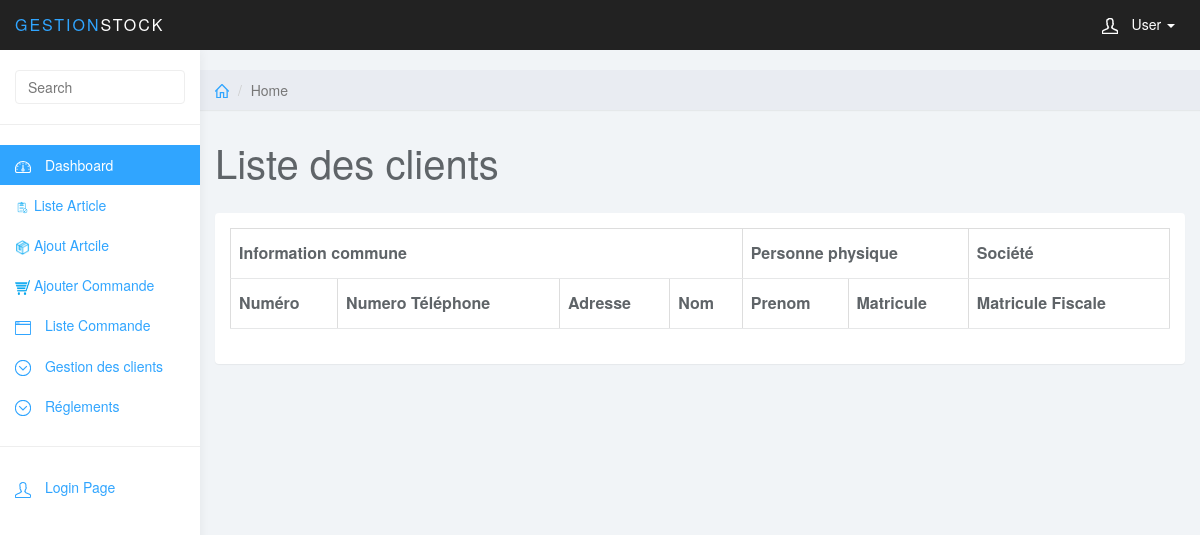
/index.controller.php?action=listeClient&controller=client, run on an earlier commit of the app's database.
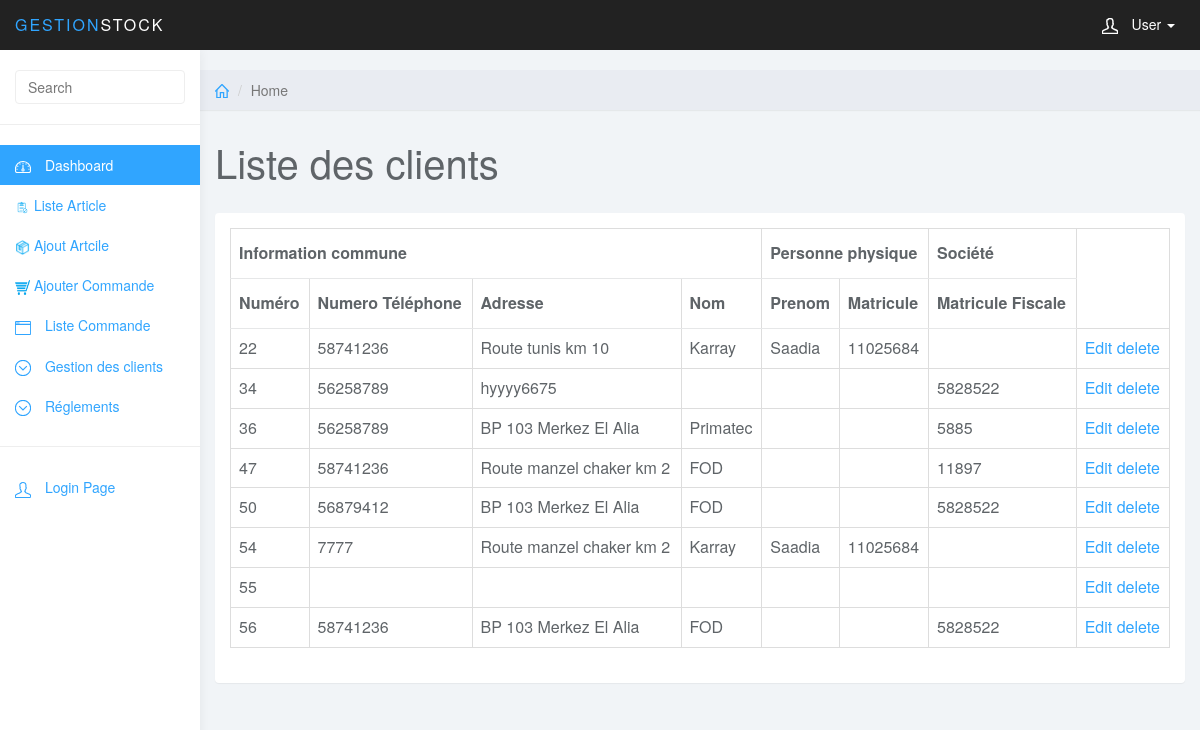
And on a later commit of the database.
### tables this page shows
CREATE TABLE `client` (
  `id` int(11) NOT NULL,
  `num_tel` varchar(8) NOT NULL,
  `adr_client` varchar(50) NOT NULL,
  `type_id` char(1) NOT NULL,
  `mat_fiscale` varchar(10) NOT NULL,
  `mat_client` varchar(8) NOT NULL,
  `nom_client` varchar(20) NOT NULL,
  `prenom_client` varchar(20) NOT NULL
);

### models/client.class.php (called while the page is built, shortened)
<?php
class Client
{
	public function getAll($cnx)
	{
		$query = 'SELECT * FROM client';
		$tab=$cnx->query($query)->fetchAll(PDO::FETCH_OBJ);
		return $tab;
	}
}
?>

### views/client/client_liste.php (the view, shortened to what this page needs)
<?php include('include/header.php') ?>
	<div class="col-sm-9 col-sm-offset-3 col-lg-10 col-lg-offset-2 main">
		<div class="row">
			<ol class="breadcrumb">
				<li><a href="index.php"><svg class="glyph stroked home"><use xlink:href="#stroked-home"></use></svg></a></li>
				<li class="active">Home</li>
			</ol>
		</div>
		<div class="row">
			<div class="col-lg-12">
				<h1 class="page-header">Liste des clients</h1>
			</div>
		</div>
		<div class="row">
			<div class="col-lg-12">
				<div class="panel panel-default">
					<div class="panel-body">
						<table class="table table-bordered" >
						    <thead>
								<tr>
								   <th colspan="4" scope="colgroup">Information commune</th>
								   <th colspan="2" scope="colgroup">Personne physique</th>
								   <th colspan="1" scope="colgroup">Société</th>
								</tr>
								 <tr>
								   <th>Numéro</th>
								   <th>Numero Téléphone</th>
								   <th>Adresse</th>
								   <th>Nom</th>
								   <th scope="col">Prenom</th>
								   <th scope="col">Matricule</th>
								   <th scope="col">Matricule Fiscale</th>
								 </tr>
							</thead>
							<?php foreach ($res as $client) { ?>
							<tr>
							<td><?php echo $client->id; ?></td>
							<td><?php echo $client->num_tel; ?></td>
							<td><?php echo $client->adr_client; ?></td>
							<td><?php echo $client->nom_client; ?></td>
							<td><?php echo $client->prenom_client; ?></td>
							<td><?php echo $client->mat_client; ?></td>
							<td><?php echo $client->mat_fiscale; ?></td>
							<td>
							<a href="index.controller.php?controller=client&action=showEdit&id=<?php echo $client->id; ?>">Edit</a>
							<a href="index.controller.php?controller=client&action=supp&id=<?php echo $client->id; ?>"> delete</a>
							</td>
							</tr>
								<?php }?>
						</table>
					</div>
				</div>
			</div>
		</div>
	</div>

### index.controller.php (shortened to what this page needs)
<?php include_once 'include/connexion.php';
$controller='article';
if(isset($_REQUEST['controller']))
{
    $controller =$_REQUEST['controller'];
}
 ?>
<html>
<head>
</head>
<body>
<?php include 'controllers/'.$controller.'.controller.php'; ?>
</body>
</html>

### controllers/client.controller.php (shortened to what this page needs)
<?php
include "include/connexion.php";
include "Models/client.class.php";
	 $id="";
	 $num_tel="";
	 $adr_client="";
	 $type_id="";
	 $mat_client="";
	 $nom_client="";
	 $prenom_client="";
	 $mat_fiscale="";
if(isset($_REQUEST['action']))
$action=$_REQUEST['action'];
$client=new client($id,$num_tel,$adr_client,$type_id,$mat_fiscale,$mat_client,$nom_client,$prenom_client);
switch($action){
	case "listeClient":$res=$client->getAll($cnx);
	include "Views/client/client_liste.php";
	break;
}
?>

### include/header.php (shortened to what this page needs)
<!DOCTYPE html>
<html>
<head>
<link href="css/bootstrap.min.css" rel="stylesheet">
<link href="css/datepicker3.css" rel="stylesheet">
<link href="css/styles.css" rel="stylesheet">
</head>
<body>
	<nav class="navbar navbar-inverse navbar-fixed-top" role="navigation">
		<div class="container-fluid">
			<div class="navbar-header">
				<a class="navbar-brand" href="#"><span>Gestion</span>Stock</a>
				<ul class="user-menu">
					<li class="dropdown pull-right">
						<a href="#" class="dropdown-toggle" data-toggle="dropdown"><svg class="glyph stroked male-user"><use xlink:href="#stroked-male-user"></use></svg> User <span class="caret"></span></a>
					</li>
				</ul>
			</div>
		</div>
	</nav>
    <?php include('menu.php') ?>

### include/menu.php (shortened to what this page needs)
<div id="sidebar-collapse" class="col-sm-3 col-lg-2 sidebar">
		<form role="search" >
			<div class="form-group">
				<input type="text" class="form-control" placeholder="Search">
			</div>
		</form>
		<ul class="nav menu">
			<li class="active"><a href="../index.php"><svg class="glyph stroked dashboard-dial"><use xlink:href="#stroked-dashboard-dial"></use></svg> Dashboard</a></li>
			<li><a href="index.controller.php?action=liste&controller=article"><img src="photos/listeArticle.png" width="15vw" height="15vh"></img> Liste Article</a></li>
			<li><a href="index.controller.php?action=afficheForm&controller=article"><img src="photos/ajoutArticle.png" width="15vw" height="15vh"></img> Ajout Artcile</a></li>
			<li><a href="index.controller.php?action=afficheForm&controller=commande"><img src="photos/commande.png" width="15vw" height="15vh"></img> Ajouter Commande</a></li>
			<li><a href="index.controller.php?action=liste&controller=commande"><svg class="glyph stroked app-window"><use xlink:href="#stroked-app-window"></use></svg> Liste Commande</a></li>
			<li class="parent ">
				<a href="#">
					<span data-toggle="collapse" href="#sub-item-1"><svg class="glyph stroked chevron-down"><use xlink:href="#stroked-chevron-down"></use></svg></span> Gestion des clients
				</a>
			</li>
			<li class="parent ">
				<a href="#">
					<span data-toggle="collapse" href="#sub-item-3"><svg class="glyph stroked chevron-down"><use xlink:href="#stroked-chevron-down"></use></svg></span> Réglements
				</a>
			</li>
			<li role="presentation" class="divider"></li>
			<li><a href="login.html"><svg class="glyph stroked male-user"><use xlink:href="#stroked-male-user"></use></svg> Login Page</a></li>
		</ul>
	</div>

### css/styles.css (style rules this page uses)
body { background: #f1f4f7; padding-top: 50px; color: #5f6468; }
a, a:hover, a:focus { color: #30a5ff; }
h1, h2, h3, h4, h5, h6 { color: #5f6468; }
h1 { font-weight: 300; font-size: 40px; }
.form-control { border: 1px solid #eee; box-shadow: none; }
.navbar-header .navbar-brand { color: #fff; font-size: 16px; text-transform: uppercase; font-weight: 500; letter-spacing: 2px; }
.navbar-header .navbar-brand span { color: #30a5ff; }
.panel { border: 0; }
.navbar { border: 0; }
.user-menu { display: inline-block; margin-top: 14px; margin-right: 10px; float: right; list-style: none; padding: 0; }
.user-menu a { color: #fff; }
.sidebar { display: block; background-color: #fff; padding: 0; display: none; }
.sidebar form { padding: 20px 15px 5px 15px; border-bottom: 1px solid #eee; margin-bottom: 20px; }
@media (min-width: 768px) { .sidebar { display: block; position: fixed; top: 50px; bottom: 0; left: 0; z-index: 1000; display: block; margin: 0; padding: 0; overflow-x: hidden; overflow-y: auto; background-color: #fff; box-shadow: 1px 0px 10px rgba(0, 0, 0, .05); } }
@media (min-width: 768px) { .navbar-header { width: 100%; } }
.sidebar ul.nav .active a, .sidebar ul.nav li.parent a.active, .sidebar ul.nav .active > a:hover, .sidebar ul.nav li.parent a.active:hover, .sidebar ul.nav .active > a:focus, .sidebar ul.nav li.parent a.active:focus { color: #fff; background-color: #30a5ff; }
.sidebar ul.nav li.divider { border-bottom: 1px solid #eee; margin: 20px 0; }
.breadcrumb { border-radius: 0; padding: 10px 15px; background: #e9ecf2; box-shadow: 0 1px 1px rgba(0, 0, 0, .05); margin: 0 ; }
h1.page-header { margin-top: 30px; border-bottom: 0; }
.table { background: #fff; }
.table>thead>tr>th { border-bottom: 1px solid #e6e7e8; vertical-align: middle; height: 50px; }
.sidebar .glyph, .user-menu .glyph { height: 16px; width: 16px; margin: 0 10px 0 0; stroke-width: 3px; }
.user-menu .glyph { stroke-width: 4px; }
.breadcrumb .glyph { height: 14px; width: 14px; margin: -2px 0 0 0; stroke-width: 4px; }

What changed in the data, as far as the page shows it:
added client: id "22", num_tel "58741236", adr_client "Route tunis km 10", nom_client "Karray", prenom_client "Saadia", mat_client "11025684"
added client: id "34", num_tel "56258789", adr_client "hyyyy6675", mat_fiscale "5828522"
added client: id "36", num_tel "56258789", adr_client "BP 103 Merkez El Alia", nom_client "Primatec", mat_fiscale "5885"
added client: id "47", num_tel "58741236", adr_client "Route manzel chaker km 2", nom_client "FOD", mat_fiscale "11897"
added client: id "50", num_tel "56879412", adr_client "BP 103 Merkez El Alia", nom_client "FOD", mat_fiscale "5828522"
added client: id "54", num_tel "7777", adr_client "Route manzel chaker km 2", nom_client "Karray", prenom_client "Saadia", mat_client "11025684"
added client: id "55"
added client: id "56", num_tel "58741236", adr_client "BP 103 Merkez El Alia", nom_client "FOD", mat_fiscale "5828522"
